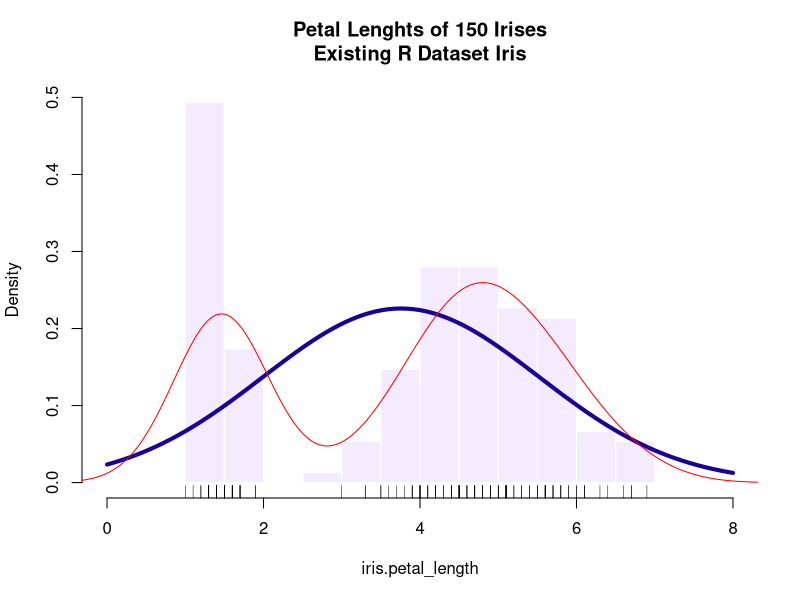

This figure's R source:
#Lynda R Exxential Training Chapter 2 Challenge

iris.petal_length <- iris$Petal.Length #seperate out the Petal.Length data
hchrt <- hist(iris.petal_length, #create default histogram of Petal.Length data
              prob = TRUE, #converts chart from counts to proportions (density)
              ylim =  c(0, .5), #changes the y axes range to 0-50%
              xlim = c(0, 8), #changes the x axes range to 1-10
              breaks = 11, #creates 11 buckets for the data
              col = "#f5EBFF", #changes the color to a light floral violet
              border = 0,
              main = "Petal Lenghts of 150 Irises\nExisting R Dataset Iris") 
#adding density plot
#setting chart parameters
curve(dnorm(x, mean = mean(iris.petal_length), sd = sd(iris.petal_length)),
      #defining chart elements
      col = "#190096",
      lwd = 4,
      add = TRUE)
#adding kernal density plot
lines(density(iris.petal_length), col = "red")
rug(iris.petal_length, col = "black")
